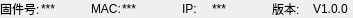
<?xml version="1.0" encoding="UTF-8"?>
<ui version="4.0">
 <class>StatusWidget</class>
 <widget class="QWidget" name="StatusWidget">
  <property name="geometry">
   <rect>
    <x>0</x>
    <y>0</y>
    <width>353</width>
    <height>16</height>
   </rect>
  </property>
  <property name="windowTitle">
   <string>Form</string>
  </property>
  <property name="styleSheet">
   <string notr="true"/>
  </property>
  <layout class="QGridLayout" name="gridLayout">
   <property name="leftMargin">
    <number>0</number>
   </property>
   <property name="topMargin">
    <number>0</number>
   </property>
   <property name="rightMargin">
    <number>0</number>
   </property>
   <property name="bottomMargin">
    <number>0</number>
   </property>
   <property name="spacing">
    <number>10</number>
   </property>
   <item row="0" column="0">
    <layout class="QHBoxLayout" name="horizontalLayout_5">
     <property name="spacing">
      <number>10</number>
     </property>
     <item>
      <layout class="QHBoxLayout" name="horizontalLayout_4">
       <property name="spacing">
        <number>0</number>
       </property>
       <item>
        <widget class="QLabel" name="label">
         <property name="text">
          <string>固件号:</string>
         </property>
        </widget>
       </item>
       <item>
        <widget class="QLabel" name="label_hardware">
         <property name="minimumSize">
          <size>
           <width>30</width>
           <height>0</height>
          </size>
         </property>
         <property name="text">
          <string>***</string>
         </property>
        </widget>
       </item>
      </layout>
     </item>
     <item>
      <layout class="QHBoxLayout" name="horizontalLayout_3">
       <property name="spacing">
        <number>0</number>
       </property>
       <item>
        <widget class="QLabel" name="label_3">
         <property name="text">
          <string>MAC:</string>
         </property>
        </widget>
       </item>
       <item>
        <widget class="QLabel" name="label_mac">
         <property name="minimumSize">
          <size>
           <width>50</width>
           <height>0</height>
          </size>
         </property>
         <property name="text">
          <string>***</string>
         </property>
        </widget>
       </item>
      </layout>
     </item>
     <item>
      <layout class="QHBoxLayout" name="horizontalLayout">
       <property name="spacing">
        <number>0</number>
       </property>
       <item>
        <widget class="QLabel" name="label_5">
         <property name="text">
          <string>IP:</string>
         </property>
        </widget>
       </item>
       <item>
        <widget class="QLabel" name="label_ip">
         <property name="minimumSize">
          <size>
           <width>50</width>
           <height>0</height>
          </size>
         </property>
         <property name="text">
          <string>***</string>
         </property>
        </widget>
       </item>
      </layout>
     </item>
     <item>
      <layout class="QHBoxLayout" name="horizontalLayout_2">
       <property name="spacing">
        <number>0</number>
       </property>
       <item>
        <widget class="QLabel" name="label_7">
         <property name="text">
          <string>版本:</string>
         </property>
        </widget>
       </item>
       <item>
        <widget class="QLabel" name="label_version">
         <property name="minimumSize">
          <size>
           <width>30</width>
           <height>0</height>
          </size>
         </property>
         <property name="text">
          <string>V1.0.0</string>
         </property>
        </widget>
       </item>
      </layout>
     </item>
    </layout>
   </item>
  </layout>
 </widget>
 <resources/>
 <connections/>
</ui>
